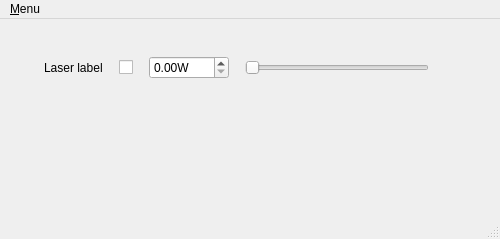
<?xml version="1.0" encoding="UTF-8"?>
<ui version="4.0">
 <class>MainWindow</class>
 <widget class="QMainWindow" name="MainWindow">
  <property name="geometry">
   <rect>
    <x>0</x>
    <y>0</y>
    <width>500</width>
    <height>239</height>
   </rect>
  </property>
  <property name="sizePolicy">
   <sizepolicy hsizetype="Expanding" vsizetype="Preferred">
    <horstretch>0</horstretch>
    <verstretch>0</verstretch>
   </sizepolicy>
  </property>
  <property name="windowTitle">
   <string>AOM Callibration</string>
  </property>
  <widget class="QWidget" name="centralwidget">
   <property name="sizePolicy">
    <sizepolicy hsizetype="Expanding" vsizetype="Preferred">
     <horstretch>0</horstretch>
     <verstretch>0</verstretch>
    </sizepolicy>
   </property>
   <property name="minimumSize">
    <size>
     <width>300</width>
     <height>0</height>
    </size>
   </property>
   <layout class="QVBoxLayout" name="verticalLayout_2">
    <item>
     <widget class="QWidget" name="laserWidget" native="true">
      <property name="sizePolicy">
       <sizepolicy hsizetype="Expanding" vsizetype="Preferred">
        <horstretch>0</horstretch>
        <verstretch>0</verstretch>
       </sizepolicy>
      </property>
      <property name="minimumSize">
       <size>
        <width>0</width>
        <height>150</height>
       </size>
      </property>
      <widget class="QWidget" name="horizontalLayoutWidget">
       <property name="geometry">
        <rect>
         <x>9</x>
         <y>9</y>
         <width>411</width>
         <height>61</height>
        </rect>
       </property>
       <layout class="QHBoxLayout" name="horizontalLayout">
        <item>
         <widget class="QLabel" name="label">
          <property name="minimumSize">
           <size>
            <width>10</width>
            <height>0</height>
           </size>
          </property>
          <property name="text">
           <string/>
          </property>
         </widget>
        </item>
        <item>
         <spacer name="horizontalSpacer">
          <property name="orientation">
           <enum>Qt::Horizontal</enum>
          </property>
          <property name="sizeType">
           <enum>QSizePolicy::Maximum</enum>
          </property>
          <property name="sizeHint" stdset="0">
           <size>
            <width>10</width>
            <height>0</height>
           </size>
          </property>
         </spacer>
        </item>
        <item>
         <widget class="QLabel" name="label_2">
          <property name="text">
           <string>Laser label</string>
          </property>
         </widget>
        </item>
        <item>
         <spacer name="horizontalSpacer_2">
          <property name="orientation">
           <enum>Qt::Horizontal</enum>
          </property>
          <property name="sizeType">
           <enum>QSizePolicy::Maximum</enum>
          </property>
          <property name="sizeHint" stdset="0">
           <size>
            <width>10</width>
            <height>0</height>
           </size>
          </property>
         </spacer>
        </item>
        <item>
         <widget class="QCheckBox" name="checkBox">
          <property name="text">
           <string/>
          </property>
         </widget>
        </item>
        <item>
         <spacer name="horizontalSpacer_3">
          <property name="orientation">
           <enum>Qt::Horizontal</enum>
          </property>
          <property name="sizeType">
           <enum>QSizePolicy::Maximum</enum>
          </property>
          <property name="sizeHint" stdset="0">
           <size>
            <width>10</width>
            <height>0</height>
           </size>
          </property>
         </spacer>
        </item>
        <item>
         <widget class="ScienDSpinBox" name="doubleSpinBox">
          <property name="minimumSize">
           <size>
            <width>80</width>
            <height>0</height>
           </size>
          </property>
          <property name="suffix">
           <string>W</string>
          </property>
         </widget>
        </item>
        <item>
         <spacer name="horizontalSpacer_4">
          <property name="orientation">
           <enum>Qt::Horizontal</enum>
          </property>
          <property name="sizeType">
           <enum>QSizePolicy::Maximum</enum>
          </property>
          <property name="sizeHint" stdset="0">
           <size>
            <width>10</width>
            <height>0</height>
           </size>
          </property>
         </spacer>
        </item>
        <item>
         <widget class="QSlider" name="horizontalSlider">
          <property name="minimumSize">
           <size>
            <width>100</width>
            <height>0</height>
           </size>
          </property>
          <property name="orientation">
           <enum>Qt::Horizontal</enum>
          </property>
         </widget>
        </item>
       </layout>
      </widget>
     </widget>
    </item>
   </layout>
  </widget>
  <widget class="QMenuBar" name="menubar">
   <property name="geometry">
    <rect>
     <x>0</x>
     <y>0</y>
     <width>500</width>
     <height>21</height>
    </rect>
   </property>
   <widget class="QMenu" name="menuView">
    <property name="title">
     <string>&amp;Menu</string>
    </property>
    <addaction name="closeAction"/>
   </widget>
   <addaction name="menuView"/>
  </widget>
  <widget class="QStatusBar" name="statusbar"/>
  <action name="runAction">
   <property name="icon">
    <iconset>
     <normaloff>../../artwork/icons/qudiTheme/22x22/start-counter.png</normaloff>../../artwork/icons/qudiTheme/22x22/start-counter.png</iconset>
   </property>
   <property name="text">
    <string>Run</string>
   </property>
   <property name="toolTip">
    <string>Run a calibration sweep</string>
   </property>
  </action>
  <action name="saveAction">
   <property name="icon">
    <iconset>
     <normaloff>../../artwork/icons/oxygen/22x22/document-save.png</normaloff>../../artwork/icons/oxygen/22x22/document-save.png</iconset>
   </property>
   <property name="text">
    <string>Save</string>
   </property>
   <property name="toolTip">
    <string>Save measurement to file</string>
   </property>
  </action>
  <action name="closeAction">
   <property name="icon">
    <iconset>
     <normaloff>../../artwork/icons/oxygen/22x22/application-exit.png</normaloff>../../artwork/icons/oxygen/22x22/application-exit.png</iconset>
   </property>
   <property name="text">
    <string>Close</string>
   </property>
  </action>
  <action name="abortAction">
   <property name="icon">
    <iconset>
     <normaloff>../../artwork/icons/oxygen/22x22/media-playback-stop.png</normaloff>../../artwork/icons/oxygen/22x22/media-playback-stop.png</iconset>
   </property>
   <property name="text">
    <string>Abort</string>
   </property>
   <property name="toolTip">
    <string>Abort</string>
   </property>
  </action>
 </widget>
 <customwidgets>
  <customwidget>
   <class>ScienDSpinBox</class>
   <extends>QDoubleSpinBox</extends>
   <header>qtwidgets.scientific_spinbox.h</header>
  </customwidget>
 </customwidgets>
 <resources/>
 <connections>
  <connection>
   <sender>closeAction</sender>
   <signal>triggered()</signal>
   <receiver>MainWindow</receiver>
   <slot>close()</slot>
   <hints>
    <hint type="sourcelabel">
     <x>-1</x>
     <y>-1</y>
    </hint>
    <hint type="destinationlabel">
     <x>399</x>
     <y>299</y>
    </hint>
   </hints>
  </connection>
 </connections>
</ui>
